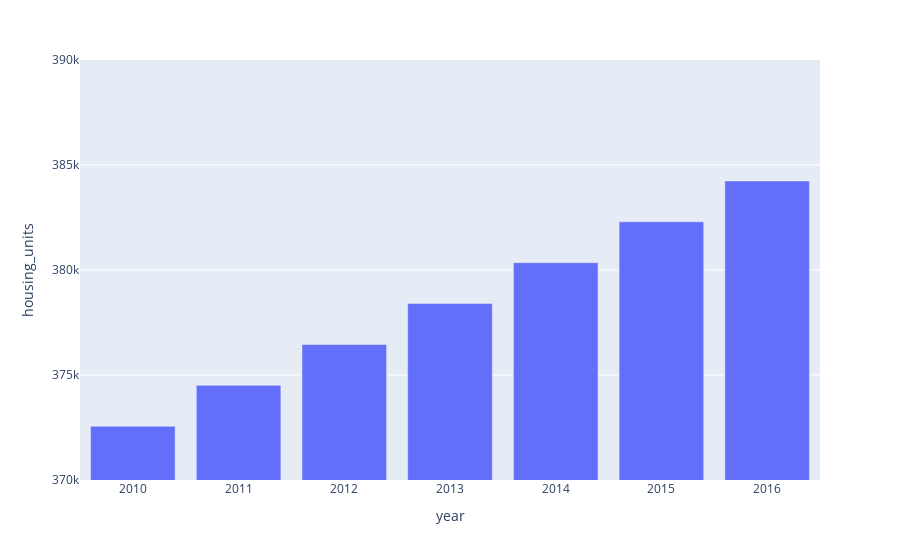

Write notebook code for a chart like this one.
### Code cell
# Use the Pandas plot function to plot the average housing units per year.
# Note: You will need to manually adjust the y limit of the chart using the min and max values from above.

fig = px.bar(sfo_1, y = "housing_units")
fig.update_layout(yaxis_range=[370000,390000])
fig.show()

### Figure 1 — Plotly figure (JSON) as saved in the notebook; plotly's stock layout.template omitted (floating-point values rounded to 4 significant figures)
{"data": [{"alignmentgroup": "True", "hovertemplate": "year=%{x}<br>housing_units=%{y}<extra></extra>", "legendgroup": "", "marker": {"color": "#636efa", "pattern": {"shape": ""}}, "name": "", "offsetgroup": "", "orientation": "v", "showlegend": false, "textposition": "auto", "type": "bar", "x": [2010, 2011, 2012, 2013, 2014, 2015, 2016], "xaxis": "x", "y": [372560, 374507, 376454, 378401, 380348, 382295, 384242], "yaxis": "y"}], "layout": {"autosize": true, "barmode": "relative", "legend": {"tracegroupgap": 0}, "margin": {"t": 60}, "xaxis": {"anchor": "y", "autorange": true, "domain": [0, 1], "range": [2010.0, 2016.0], "title": {"text": "year"}, "type": "linear"}, "yaxis": {"anchor": "x", "domain": [0, 1], "range": [370000, 390000], "title": {"text": "housing_units"}, "type": "linear"}}}
